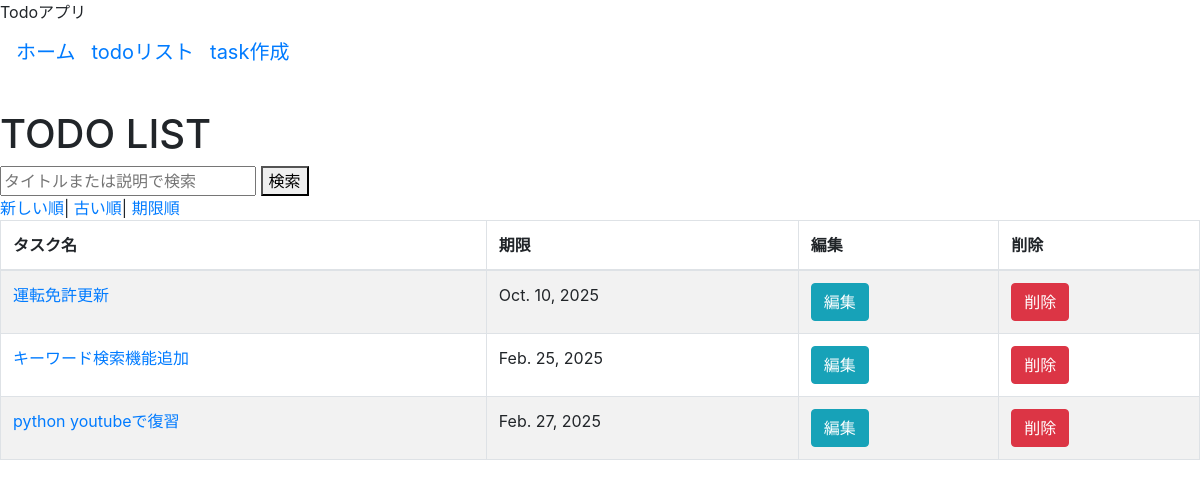
The page /todo/task_list/?sort=created_at on the database its author committed.
### todo/models.py (models this page shows, shortened)
class Task(models.Model):
    title = models.CharField(max_length=50)
    description = models.TextField(blank=True)  # 空白可にする場合は`blank=True`
    expiry = models.DateField()
    created_at = models.DateTimeField(auto_now_add=True)  # auto_now_add=Trueで登録日がnowでDB保存
    class Meta:
        db_table='task'

### todo/views.py (the view)
# urls.py: path('task_list/',TaskListView.as_view(),name='task_list'),
class TaskListView(ListView): #task一覧を表示するページ
    model = Task
    template_name = 'todo/task_list.html'
    context_object_name = 'tasks'
    def get_queryset(self):
        query = super().get_queryset()
        keyword = self.request.GET.get('keyword', None)
        task_expiry = self.request.GET.get('task_expiry', None)
        if keyword:
            query = query.filter(Q(title__icontains=keyword) | Q(description__icontains=keyword))
        if task_expiry:
            query = query.filter(expiry=task_expiry)
        sort_options = {
            'created_at':'created_at', #登録した順番(古い順)のsort
            '-created_at':'-created_at', #登録した順番(新しい順)のsort
            'due_date':'expiry' ,  #task期限が早い順のsort
        }
        sort_by = self.request.GET.get('sort','-created_at')
        query = query.order_by(sort_options.get(sort_by, 'created_at'))
        return query

### templates/todo/task_list.html (shortened to what this page needs)
    {% extends 'base.html' %}
    {% block content %}
    <h1>TODO LIST</h1>
    <form method="get" action="{% url 'todo:task_list' %}">
        <input type="text" name="keyword" placeholder="タイトルまたは説明で検索" value="{{ request.GET.keyword }}">
        <button type="submit">検索</button><br>
    </form>
    <div>
    <a href="?sort=-created_at">新しい順</a>|
    <a href="?sort=created_at">古い順</a>|
    <a href="?sort=due_date">期限順</a>
    </div>
<div>
    <table class="table table-striped table-bordered">
    <thead>
        <tr>
        <th>タスク名</th>
        <th>期限</th>
        <th>編集</th>
        <th>削除</th>
        </tr>
    </thead>
    <tbody>
    {% for task in tasks %}
        <tr>
        <td><a href="{% url 'todo:task_detail' pk=task.id %}">{{ task.title }}</a></td>
        <td>{{ task.expiry }}</td>
        <td><a href="{% url 'todo:task_update' pk=task.id %}" class="btn btn-info">編集</a></td>
        <td><a href="{% url 'todo:task_delete' pk=task.id %}" class="btn btn-danger">削除</a></td>
        </tr>
    {% endfor %}
    </tbody>
    </table>
</div>
    {% endblock %}

### rows shown on the page
Task: title "運転免許更新", expiry "Oct. 10, 2025"
Task: title "キーワード検索機能追加", expiry "Feb. 25, 2025"
Task: title "python youtubeで復習", expiry "Feb. 27, 2025"
